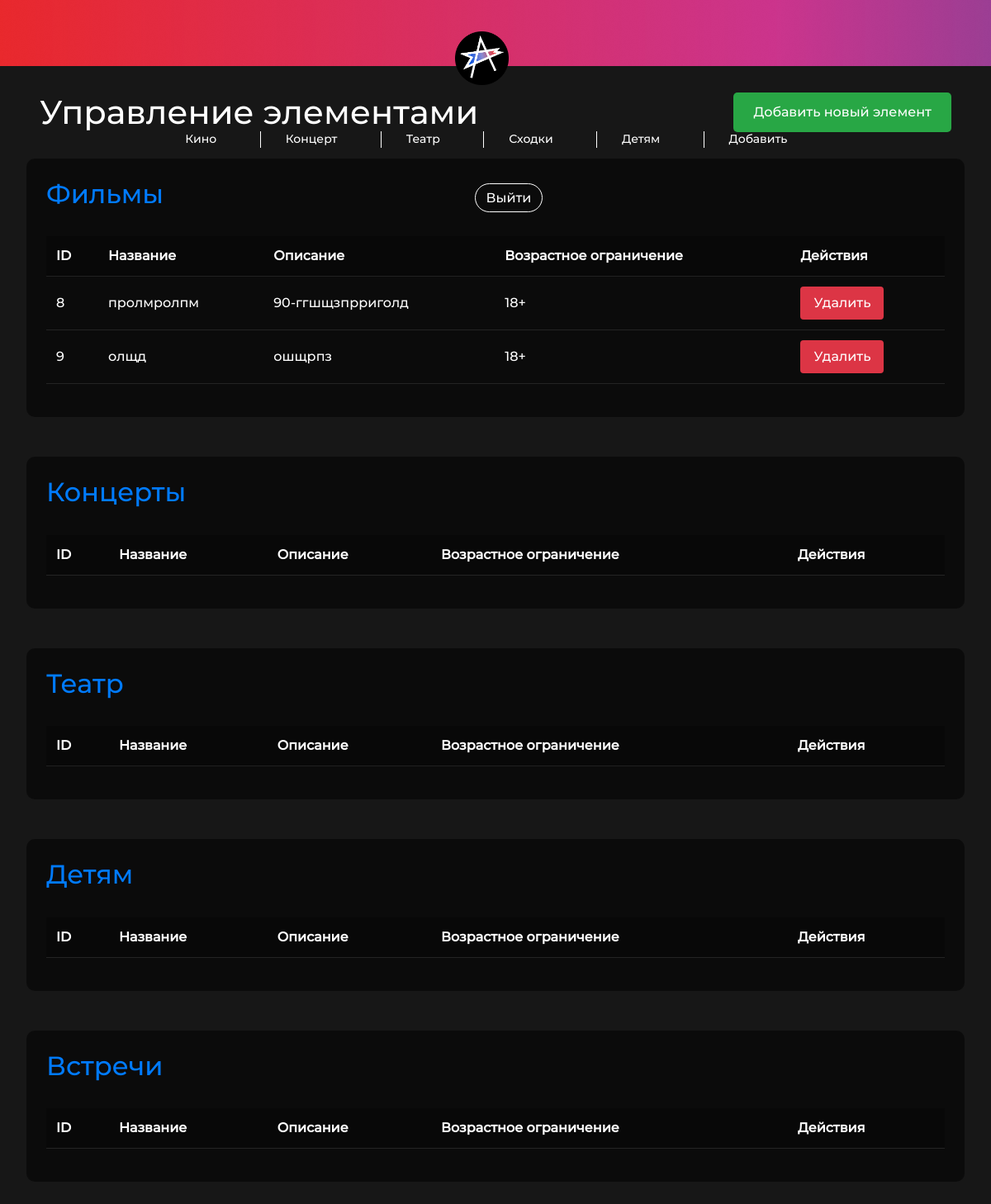
Before: /admin (signed in) with the older database file.
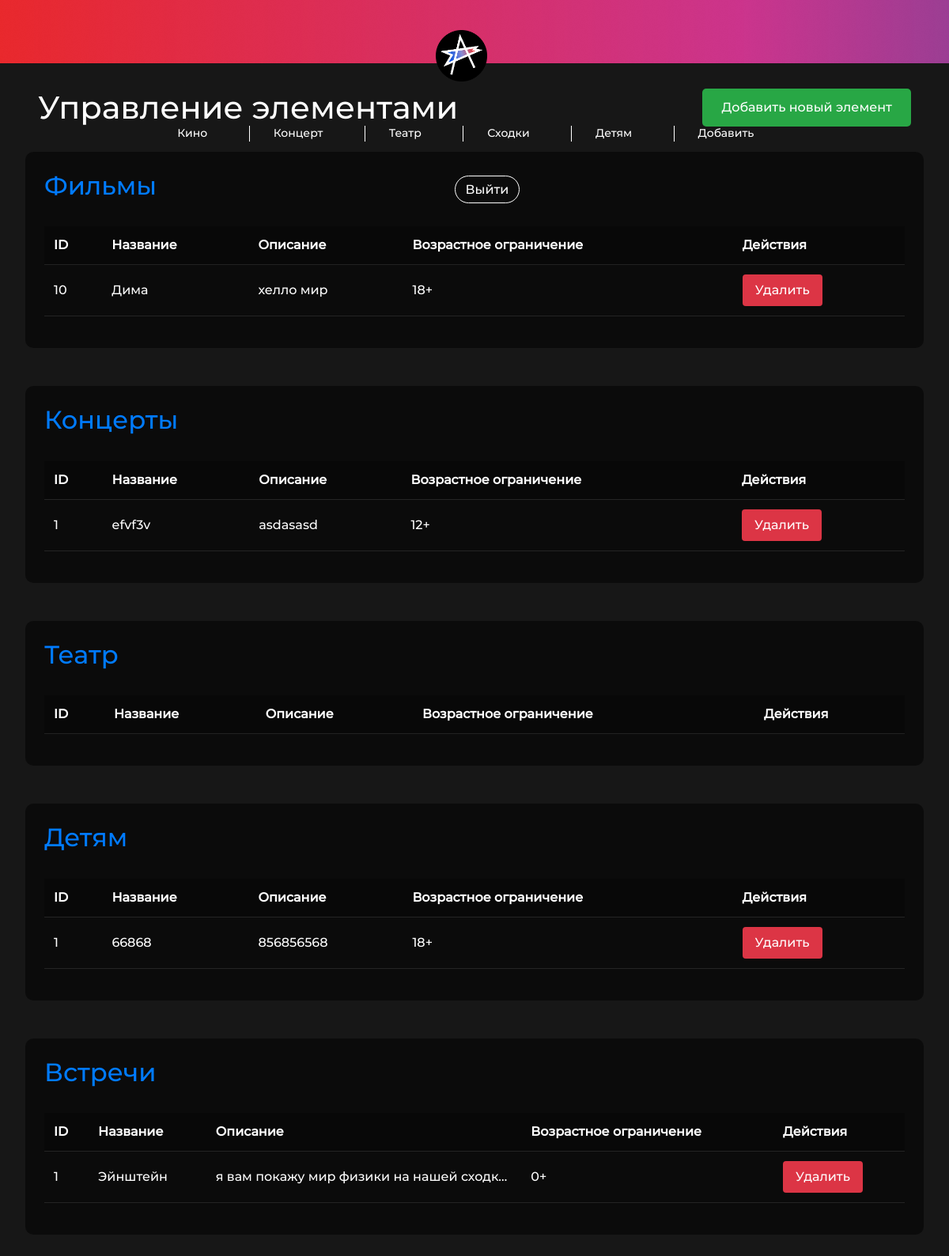
After: the same page with the newer database file.
### tables this page shows
CREATE TABLE movies (
        id INTEGER PRIMARY KEY AUTOINCREMENT,
        title TEXT NOT NULL,
        description TEXT NOT NULL,
        commentary TEXT,
        rating TEXT,
        url_image TEXT NOT NULL,
        age_restriction TEXT NOT NULL
    );

CREATE TABLE concerts (
        id INTEGER PRIMARY KEY AUTOINCREMENT,
        title TEXT NOT NULL,
        description TEXT NOT NULL,
        commentary TEXT,
        rating TEXT,
        url_image TEXT NOT NULL,
        age_restriction TEXT NOT NULL
    );

CREATE TABLE childrens (
        id INTEGER PRIMARY KEY AUTOINCREMENT,
        title TEXT NOT NULL,
        description TEXT NOT NULL,
        commentary TEXT,
        rating TEXT,
        url_image TEXT NOT NULL,
        age_restriction TEXT NOT NULL
    );

CREATE TABLE meetings (
        id INTEGER PRIMARY KEY AUTOINCREMENT,
        title TEXT NOT NULL,
        description TEXT NOT NULL,
        commentary TEXT,
        rating TEXT,
        url_image TEXT NOT NULL,
        age_restriction TEXT NOT NULL
    );

### main.py (the view)
@app.get("/admin", response_class=HTMLResponse)
def admin_panel(request: Request, authenticated: bool = Depends(check_auth)):
    con = get_db()
    cur = con.cursor()
    all_items = {}
    try:
        cur.execute('SELECT * FROM movies')
        all_items['Фильмы'] = cur.fetchall()
        cur.execute('SELECT * FROM concerts')
        all_items['Концерты'] = cur.fetchall()
        cur.execute('SELECT * FROM theatre')
        all_items['Театр'] = cur.fetchall()
        cur.execute('SELECT * FROM childrens')
        all_items['Детям'] = cur.fetchall()
        cur.execute('SELECT * FROM meetings')
        all_items['Встречи'] = cur.fetchall()
        return templates.TemplateResponse('admin.html', {
            'request': request,
            'all_items': all_items
        })
    except sqlite3.Error as e:
        raise HTTPException(status_code=500, detail=str(e))
    finally:
        con.close()

### templates/admin.html (shortened to what this page needs)
<!DOCTYPE html>
<html lang="ru">
<head>
    <link href="https://cdn.jsdelivr.net/npm/bootstrap@5.3.0/dist/css/bootstrap.min.css" rel="stylesheet">
    <link rel="stylesheet" href="{{ url_for('static', path='css/kino.css') }}">
    <link rel="stylesheet" href="{{ url_for('static', path='css/header.css') }}">
    <link rel="stylesheet" href="{{ url_for('static', path='css/main.css') }}">
    <link rel="stylesheet" href="{{ url_for('static', path='css/responsive.css') }}">
    <link rel="stylesheet" href="{{ url_for('static', path='css/admin.css') }}">
</head>
<body>
    <header>
        <div class="header-container">
            <div class="right-text-header">
                <a href="{{ url_for('index') }}">
                    <img src="{{ url_for('static', path='images/logo.png') }}" alt="">
                </a>
            </div>
            <div class="middle-text-header">
                <a href="{{ url_for('movies') }}" class="textbtn">Кино</a>
                <a href="{{ url_for('concerts') }}" class="textbtn">Концерт</a>
                <a href="{{ url_for('theatre') }}" class="textbtn">Театр</a>
                <a href="{{ url_for('meeting') }}" class="textbtn">Сходки</a>
                <a href="{{ url_for('child') }}" class="textbtn">Детям</a>
                <a href="{{ url_for('additems') }}" class="textbtn">Добавить</a>
            </div>
            <div class="auth-container-header">
                <a href="{{ url_for('logout') }}" class="authbtn logbtn">Выйти</a>
            </div>
        </div>
    </header>
    <div class="admin-container">
        <div class="admin-header">
            <h1>Управление элементами</h1>
            <a href="{{ url_for('additems') }}" class="add-btn">Добавить новый элемент</a>
        </div>
        {% for category, items in all_items.items() %}
        <div class="category-section">
            <h2>{{ category }}</h2>
            <div class="items-table-container">
                <table class="items-table">
                    <thead>
                        <tr>
                            <th>ID</th>
                            <th>Название</th>
                            <th>Описание</th>
                            <th>Возрастное ограничение</th>
                            <th>Действия</th>
                        </tr>
                    </thead>
                    <tbody>
                        {% for item in items %}
                        <tr>
                            <td>{{ item['id'] }}</td>
                            <td>{{ item['title'] }}</td>
                            <td class="description-cell">{{ item['description'] }}</td>
                            <td>{{ item['age_restriction'] }}</td>
                            <td>
                                {% set table_name = {
                                    'Фильмы': 'movies',
                                    'Концерты': 'concerts',
                                    'Театр': 'theatre',
                                    'Детям': 'childrens',
                                    'Встречи': 'meetings'
                                } %}
                                <form method="POST" action="/delete/{{ table_name[category] }}/{{ item['id'] }}"
                                      onsubmit="return confirm('Вы уверены, что хотите удалить этот элемент?')">
                                    <button type="submit" class="delete-btn">Удалить</button>
                                </form>
                            </td>
                        </tr>
                        {% endfor %}
                    </tbody>
                </table>
            </div>
        </div>
        {% endfor %}
    </div>
</body>
</html>

### static/css/kino.css (style rules this page uses)
body { margin: 0; padding: 0; background-color: rgb(23, 23, 23); min-height: 100vh; font-family: 'Montserrat', sans-serif; }

### static/css/header.css (style rules this page uses)
* { margin: 0; padding: 0; font-family: 'Montserrat-medium'; }
.header-container { position: sticky; display: flex; justify-content: space-between; align-items: center; height: 5em; width: 100; background-image: url('../images/label.png'); }
a { text-decoration: none; color: white; }
.right-text-header img { max-width: 65px; }
.right-text-header { display: flex; align-items: center; padding: 22px; padding-right: 55px; border-bottom-right-radius: 20px; border-top-right-radius: 20px; margin-left: 0; }
.middle-text-header { display: flex; justify-content: space-between; align-items: center; }
.middle-text-header a { margin-right: 2.1em; }
.auth-container-header a { margin-left: 2em; border: 1px solid white; border-radius: 20px; padding: 7px 13px 7px 13px; transition: all 0.3s ease; }
.textbtn { font-size: 20px; border-radius: 10em; padding: 10px; padding-left: 15px; padding-right: 15px; box-shadow: none; transition: all 0.3s ease; }
.authbtn { color: white; }

### static/css/responsive.css (style rules this page uses)
@media (max-width: 1200px) { .header-container { flex-direction: column; padding: 1em; } }
@media (max-width: 1200px) { .middle-text-header { flex-wrap: wrap; justify-content: center; margin: 1em 0; } }
@media (max-width: 1200px) { .textbtn { margin: 0.5em; font-size: 14px; } }
@media (max-width: 1200px) { .auth-container-header { margin-top: 1em; } }

### static/css/admin.css (style rules this page uses)
.admin-container { padding: 2em; color: white; max-width: 1200px; margin: 0 auto; }
.admin-container h1 { text-align: center; margin-bottom: 1.5em; font-size: 2.5em; }
.category-section { margin-bottom: 3em; background: rgba(0, 0, 0, 0.5); border-radius: 10px; padding: 1.5em; }
.category-section h2 { margin-bottom: 1em; color: #007bff; }
.items-table-container { overflow-x: auto; }
.items-table { width: 100%; border-collapse: collapse; margin-bottom: 1em; color: white; }
.items-table th, .items-table td { padding: 12px; text-align: left; border-bottom: 1px solid rgba(255, 255, 255, 0.1); }
.items-table th { background-color: rgba(0, 0, 0, 0.3); font-weight: bold; }
.description-cell { max-width: 300px; white-space: nowrap; overflow: hidden; text-overflow: ellipsis; }
.delete-btn { background-color: #dc3545; color: white; border: none; padding: 8px 16px; border-radius: 4px; cursor: pointer; transition: background-color 0.3s; }
.admin-header { display: flex; justify-content: space-between; align-items: center; margin-bottom: 2rem; padding: 0 1rem; }
.admin-header h1 { margin: 0; color: white; }
.add-btn { display: inline-block; padding: 0.75rem 1.5rem; background-color: #28a745; color: white; text-decoration: none; border-radius: 5px; font-weight: 500; transition: background-color 0.2s; }

Changed rows visible on the page:
removed movies: id "8", title "пролмролпм", description "90-ггшщзпрриголд", age_restriction "18+"
removed movies: id "9", title "олщд", description "ошщрпз", age_restriction "18+"
added movies: id "10", title "Дима", description "хелло мир", age_restriction "18+"
added concerts: id "1", title "efvf3v", description "asdasasd", age_restriction "12+"
added childrens: id "1", title "66868", description "856856568", age_restriction "18+"
added meetings: id "1", title "Эйнштейн", description "я вам покажу мир физики на нашей сходк…", age_restriction "0+"
